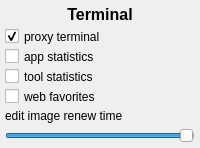
             <widget class="QFrame" name="frame_spy">
              <property name="minimumSize">
               <size>
                <width>180</width>
                <height>0</height>
               </size>
              </property>
              <property name="frameShape">
               <enum>QFrame::NoFrame</enum>
              </property>
              <property name="type" stdset="0">
               <string>nav_frame</string>
              </property>
              <layout class="QVBoxLayout" name="verticalLayout_10">
               <property name="spacing">
                <number>5</number>
               </property>
               <property name="leftMargin">
                <number>5</number>
               </property>
               <property name="topMargin">
                <number>5</number>
               </property>
               <property name="rightMargin">
                <number>5</number>
               </property>
               <property name="bottomMargin">
                <number>5</number>
               </property>
               <item>
                <widget class="QLabel" name="label_spy">
                 <property name="maximumSize">
                  <size>
                   <width>16777215</width>
                   <height>20</height>
                  </size>
                 </property>
                 <property name="text">
                  <string>&lt;html&gt;&lt;head/&gt;&lt;body&gt;&lt;p&gt;&lt;span style=&quot; font-size:12pt; font-weight:600;&quot;&gt;Terminal&lt;/span&gt;&lt;/p&gt;&lt;/body&gt;&lt;/html&gt;</string>
                 </property>
                 <property name="alignment">
                  <set>Qt::AlignCenter</set>
                 </property>
                 <property name="type" stdset="0">
                  <string>header</string>
                 </property>
                </widget>
               </item>
               <item>
                <widget class="QCheckBox" name="checkBox_terminal">
                 <property name="maximumSize">
                  <size>
                   <width>16777215</width>
                   <height>15</height>
                  </size>
                 </property>
                 <property name="text">
                  <string>proxy terminal</string>
                 </property>
                 <property name="icon">
                  <iconset resource="../../assets/asset.qrc">
                   <normaloff>:/svgs/svgs/terminal-svgrepo-com.svg</normaloff>:/svgs/svgs/terminal-svgrepo-com.svg</iconset>
                 </property>
                 <property name="checked">
                  <bool>true</bool>
                 </property>
                </widget>
               </item>
               <item>
                <widget class="QCheckBox" name="checkBox_app">
                 <property name="maximumSize">
                  <size>
                   <width>16777215</width>
                   <height>15</height>
                  </size>
                 </property>
                 <property name="text">
                  <string>app statistics</string>
                 </property>
                 <property name="icon">
                  <iconset resource="../../assets/asset.qrc">
                   <normaloff>:/svgs/svgs/app-store-svgrepo-com.svg</normaloff>:/svgs/svgs/app-store-svgrepo-com.svg</iconset>
                 </property>
                </widget>
               </item>
               <item>
                <widget class="QCheckBox" name="checkBox_tool">
                 <property name="maximumSize">
                  <size>
                   <width>16777215</width>
                   <height>15</height>
                  </size>
                 </property>
                 <property name="text">
                  <string>tool statistics</string>
                 </property>
                 <property name="icon">
                  <iconset resource="../../assets/asset.qrc">
                   <normaloff>:/svgs/svgs/tools-repair-svgrepo-com.svg</normaloff>:/svgs/svgs/tools-repair-svgrepo-com.svg</iconset>
                 </property>
                </widget>
               </item>
               <item>
                <widget class="QCheckBox" name="checkBox_web_table">
                 <property name="maximumSize">
                  <size>
                   <width>16777215</width>
                   <height>15</height>
                  </size>
                 </property>
                 <property name="text">
                  <string>web favorites</string>
                 </property>
                 <property name="icon">
                  <iconset resource="../../assets/asset.qrc">
                   <normaloff>:/svgs/svgs/browser-google-chrome-svgrepo-com.svg</normaloff>:/svgs/svgs/browser-google-chrome-svgrepo-com.svg</iconset>
                 </property>
                </widget>
               </item>
               <item>
                <widget class="QLabel" name="label_timecontrol">
                 <property name="maximumSize">
                  <size>
                   <width>16777215</width>
                   <height>15</height>
                  </size>
                 </property>
                 <property name="text">
                  <string>edit image renew time</string>
                 </property>
                </widget>
               </item>
               <item>
                <widget class="QSlider" name="horizontalSlider_spy">
                 <property name="styleSheet">
                  <string notr="true"/>
                 </property>
                 <property name="minimum">
                  <number>4</number>
                 </property>
                 <property name="maximum">
                  <number>604</number>
                 </property>
                 <property name="singleStep">
                  <number>4</number>
                 </property>
                 <property name="value">
                  <number>600</number>
                 </property>
                 <property name="orientation">
                  <enum>Qt::Horizontal</enum>
                 </property>
                </widget>
               </item>
              </layout>
             </widget>
